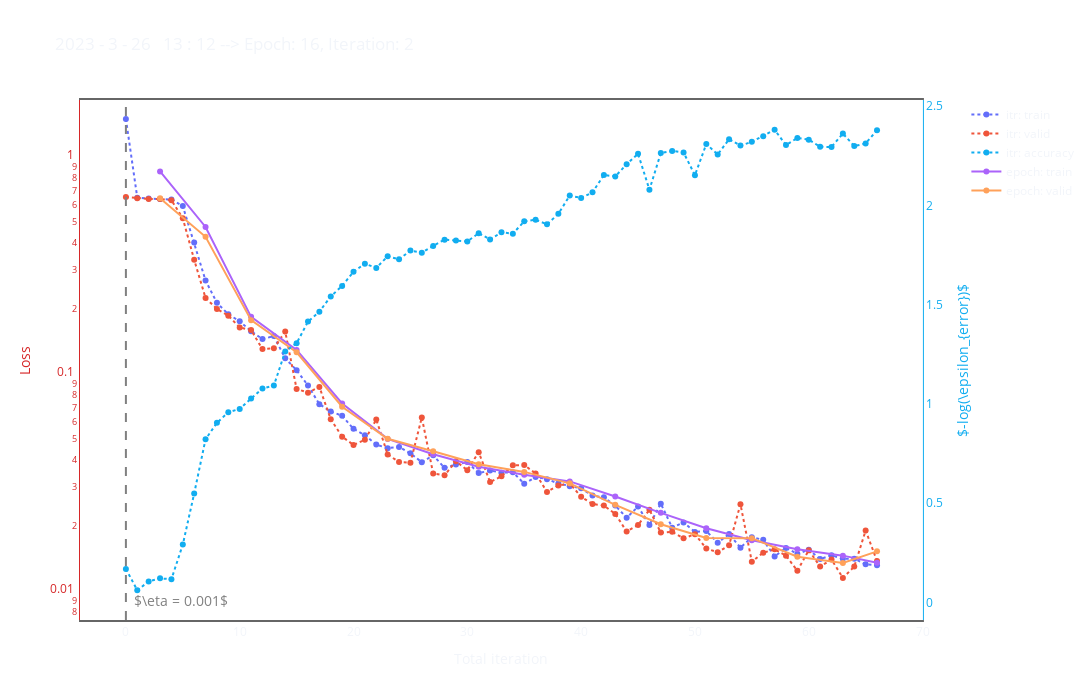

The code cell stored with this chart in its notebook:
### Code cell
df, t = update_csv()
fig = update_fig(df, t)
fig.show()
while True:
    df, t = update_csv()
    fig = update_fig(df, t)
    time.sleep(30)
    clear_output(wait=False)
    fig.show()
